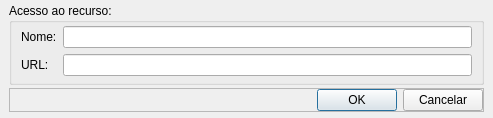
<?xml version="1.0" encoding="UTF-8"?>
<ui version="4.0">
 <class>Dialog</class>
 <widget class="QDialog" name="Dialog">
  <property name="geometry">
   <rect>
    <x>0</x>
    <y>0</y>
    <width>493</width>
    <height>107</height>
   </rect>
  </property>
  <property name="windowTitle">
   <string>Adicionar Recurso</string>
  </property>
  <layout class="QGridLayout" name="gridLayout">
   <property name="leftMargin">
    <number>9</number>
   </property>
   <property name="topMargin">
    <number>3</number>
   </property>
   <property name="rightMargin">
    <number>9</number>
   </property>
   <property name="bottomMargin">
    <number>6</number>
   </property>
   <property name="spacing">
    <number>3</number>
   </property>
   <item row="0" column="0">
    <widget class="QGroupBox" name="groupBox">
     <property name="title">
      <string>Acesso ao recurso:</string>
     </property>
     <layout class="QGridLayout" name="gridLayout_2">
      <property name="topMargin">
       <number>3</number>
      </property>
      <property name="bottomMargin">
       <number>6</number>
      </property>
      <item row="1" column="0">
       <widget class="QLabel" name="label">
        <property name="text">
         <string>URL:</string>
        </property>
       </widget>
      </item>
      <item row="0" column="0">
       <widget class="QLabel" name="label_2">
        <property name="text">
         <string>Nome:</string>
        </property>
       </widget>
      </item>
      <item row="1" column="1">
       <widget class="QLineEdit" name="tx_url"/>
      </item>
      <item row="0" column="1">
       <widget class="QLineEdit" name="tx_name"/>
      </item>
     </layout>
    </widget>
   </item>
   <item row="1" column="0">
    <widget class="QFrame" name="frame">
     <property name="frameShape">
      <enum>QFrame::StyledPanel</enum>
     </property>
     <property name="frameShadow">
      <enum>QFrame::Raised</enum>
     </property>
     <layout class="QGridLayout" name="gridLayout_3">
      <property name="margin">
       <number>0</number>
      </property>
      <item row="0" column="0">
       <spacer name="horizontalSpacer">
        <property name="orientation">
         <enum>Qt::Horizontal</enum>
        </property>
        <property name="sizeHint" stdset="0">
         <size>
          <width>308</width>
          <height>20</height>
         </size>
        </property>
       </spacer>
      </item>
      <item row="0" column="1">
       <widget class="QPushButton" name="bt_ok">
        <property name="text">
         <string>OK</string>
        </property>
       </widget>
      </item>
      <item row="0" column="2">
       <widget class="QPushButton" name="bt_cancel">
        <property name="text">
         <string>Cancelar</string>
        </property>
       </widget>
      </item>
     </layout>
    </widget>
   </item>
  </layout>
 </widget>
 <tabstops>
  <tabstop>tx_name</tabstop>
  <tabstop>tx_url</tabstop>
  <tabstop>bt_ok</tabstop>
  <tabstop>bt_cancel</tabstop>
 </tabstops>
 <resources/>
 <connections/>
</ui>
